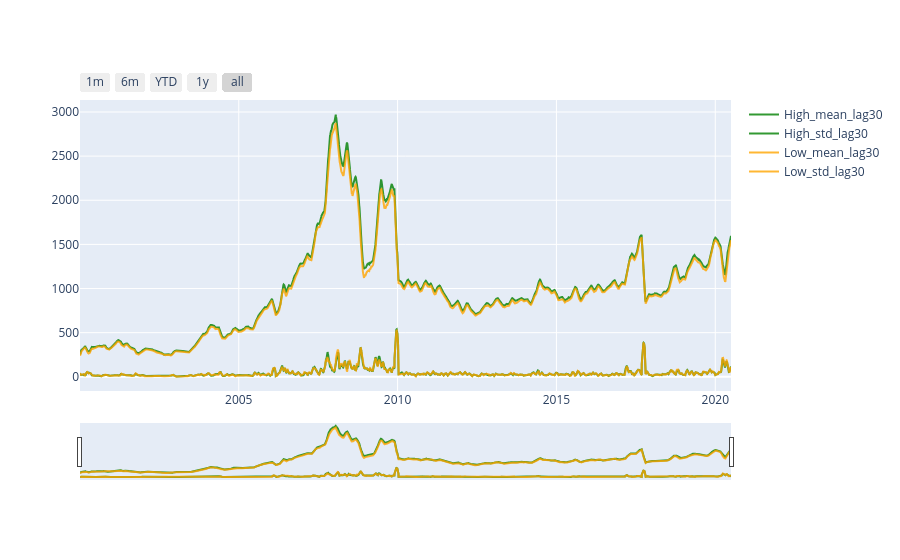

The cell this chart's notebook holds for it:
### Markdown cell above
High vs Low with mean and standard deviation lag - 30 days

### Code cell
#Printing the high curve
fig = go.Figure()
fig.add_trace(go.Scatter(x=reliance_lag['Date'],y=reliance_lag['High_mean_lag30'],name='High_mean_lag30',line=dict(color='green'),opacity=0.8))
fig.add_trace(go.Scatter(x=reliance_lag['Date'],y=reliance_lag['High_std_lag30'],name='High_std_lag30',line=dict(color='green'),opacity=0.8))

#Printing the low curve
fig.add_trace(go.Scatter(x=reliance_lag['Date'],y=reliance_lag['Low_mean_lag30'],name='Low_mean_lag30',line=dict(color='orange'),opacity=0.8))
fig.add_trace(go.Scatter(x=reliance_lag['Date'],y=reliance_lag['Low_std_lag30'],name='Low_std_lag30',line=dict(color='orange'),opacity=0.8))


fig.update_xaxes(
    rangeslider_visible=True,
    rangeselector=dict(
        buttons=list([
            dict(count=1, label="1m", step="month", stepmode="backward"),
            dict(count=6, label="6m", step="month", stepmode="backward"),
            dict(count=1, label="YTD", step="year", stepmode="todate"),
            dict(count=1, label="1y", step="year", stepmode="backward"),
            dict(step="all")
        ])
    )
)

### Figure 1 — Plotly figure (JSON) as saved in the notebook; plotly's stock layout.template omitted (floating-point values rounded to 4 significant figures; data arrays with more than 128 entries replaced by an {"elided": "..."} marker saying what was removed)
{"data": [{"line": {"color": "green"}, "name": "High_mean_lag30", "opacity": 0.8, "type": "scatter", "x": {"elided": "5097 str values"}, "y": {"elided": "5097 float values"}}, {"line": {"color": "green"}, "name": "High_std_lag30", "opacity": 0.8, "type": "scatter", "x": {"elided": "5097 str values"}, "y": {"elided": "5097 float values"}}, {"line": {"color": "orange"}, "name": "Low_mean_lag30", "opacity": 0.8, "type": "scatter", "x": {"elided": "5097 str values"}, "y": {"elided": "5097 float values"}}, {"line": {"color": "orange"}, "name": "Low_std_lag30", "opacity": 0.8, "type": "scatter", "x": {"elided": "5097 str values"}, "y": {"elided": "5097 float values"}}], "layout": {"xaxis": {"rangeselector": {"buttons": [{"count": 1, "label": "1m", "step": "month", "stepmode": "backward"}, {"count": 6, "label": "6m", "step": "month", "stepmode": "backward"}, {"count": 1, "label": "YTD", "step": "year", "stepmode": "todate"}, {"count": 1, "label": "1y", "step": "year", "stepmode": "backward"}, {"step": "all"}]}, "rangeslider": {"visible": true}}}}
